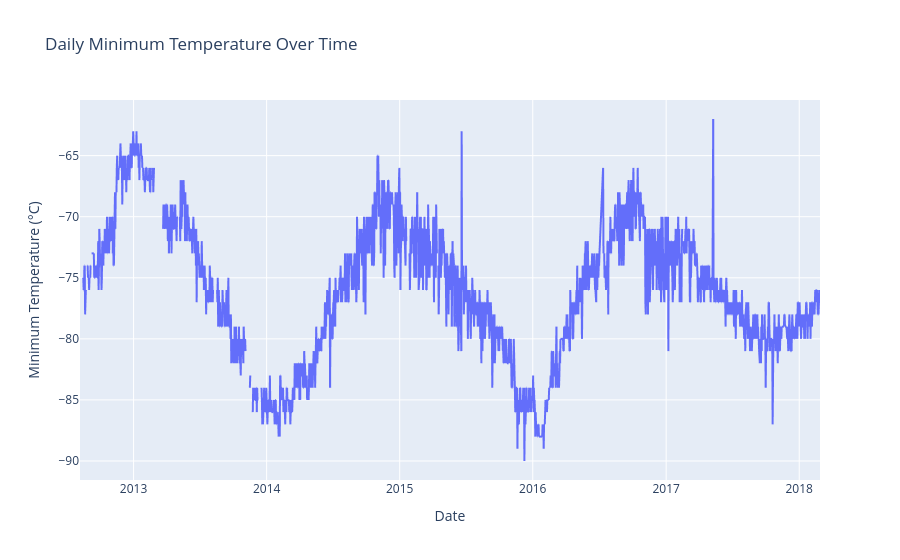

Notebook cell for this chart:
### Markdown cell above
**5.** Plot a line chart the daily minimum temp.

<div style="border: 3px solid #b67ae5; background-color: #f9f1ff; padding: 15px; border-radius: 8px; color: #222; display: flex; align-items: center;">
<span style="font-size: 10pt;">
<strong>Note: </strong>You do not need to modify the dataframe or group any data! Just use the original data.
</span>
</div>

### Code cell
# Line chart the daily minimum temp
fig = px.line(
    df,
    x="terrestrial_date",
    y="min_temp",
    title="Daily Minimum Temperature Over Time",
    labels={"terrestrial_date": "Date", "min_temp": "Minimum Temperature (°C)"},
)
fig.show()

### Figure 1 — Plotly figure (JSON) as saved in the notebook; plotly's stock layout.template omitted (floating-point values rounded to 4 significant figures; data arrays with more than 128 entries replaced by an {"elided": "..."} marker saying what was removed)
{"data": [{"hovertemplate": "Date=%{x}<br>Minimum Temperature (°C)=%{y}<extra></extra>", "legendgroup": "", "line": {"color": "#636efa", "dash": "solid"}, "marker": {"symbol": "circle"}, "mode": "lines", "name": "", "showlegend": false, "type": "scattergl", "x": {"elided": "1894 str values"}, "xaxis": "x", "y": {"elided": "1894 int values"}, "yaxis": "y"}], "layout": {"autosize": true, "legend": {"tracegroupgap": 0}, "title": {"text": "Daily Minimum Temperature Over Time"}, "xaxis": {"anchor": "y", "autorange": true, "domain": [0, 1], "range": ["2012-08-07", "2018-02-27"], "title": {"text": "Date"}, "type": "date"}, "yaxis": {"anchor": "x", "autorange": true, "domain": [0, 1], "range": [-91.56, -60.44], "title": {"text": "Minimum Temperature (°C)"}, "type": "linear"}}}
